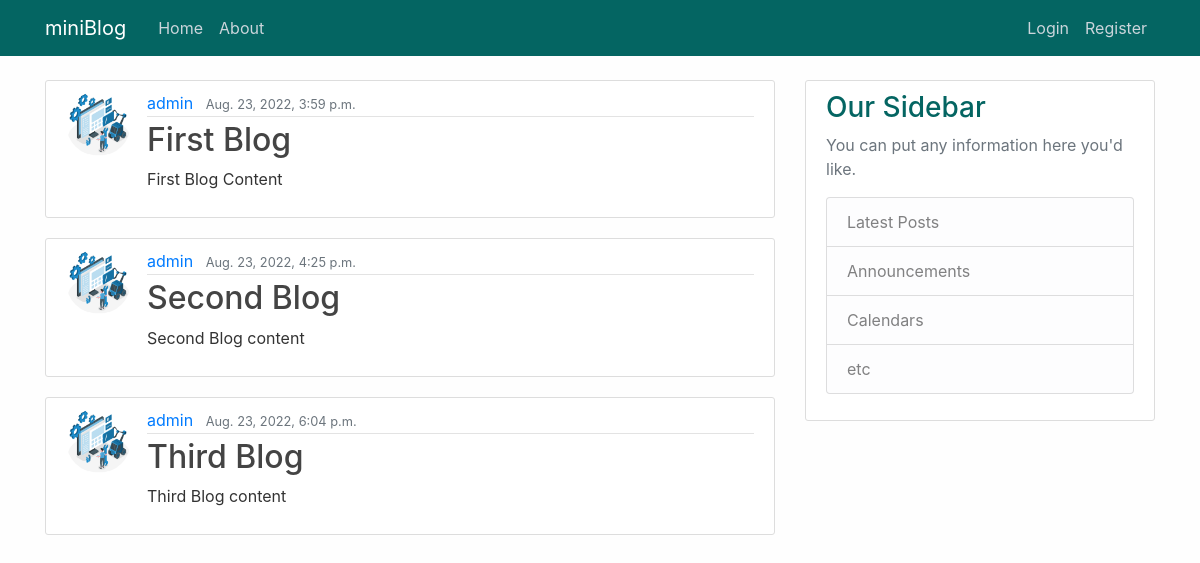
The page / on the database its author committed.
### blog/models.py (models this page shows, shortened)
class Post(models.Model):
    title = models.CharField(max_length=100)
    content = models.TextField()
    posted_on = models.DateTimeField(default=timezone.now)
    author = models.ForeignKey(User, on_delete=models.CASCADE)

### users/models.py (models this page shows, shortened)
class Profile(models.Model):
    user = models.OneToOneField(User, on_delete=models.CASCADE)
    image = models.ImageField(default='default.jpg', upload_to='profile_pics')

### blog/views.py (the view)
# urls.py: path('', views.home, name='blog-home'),
def home(request):
    context = {
        'posts': Post.objects.all()
    }
    return render(request,'blog/home.html',context)

### blog/templates/blog/home.html
{% extends 'blog/base.html' %}
{% block content %}
    {% for post in posts %}
        <article class="media content-section">
            <img class="rounded-circle article-img" src="{{post.author.profile.image.url}}">
            <div class="media-body">
            <div class="article-metadata">
                <a class="mr-2" href="#">{{ post.author }}</a>
                <small class="text-muted">{{ post.posted_on }}</small>
            </div>
            <h2><a class="article-title" href="#">{{ post.title }}</a></h2>
            <p class="article-content">{{ post.content }}</p>
            </div>
        </article>
    {% endfor %}
{% endblock content %}

### blog/templates/blog/base.html (shortened to what this page needs)
{% load static %}
<!DOCTYPE html>
<html lang="en">
<head>
    <link rel="stylesheet" href="https://cdn.jsdelivr.net/npm/bootstrap@4.0.0/dist/css/bootstrap.min.css">
    <link rel="stylesheet" href="{% static 'blog/main.css' %}">
</head>
    <body>
            <header class="site-header">
                <nav class="navbar navbar-expand-md navbar-dark bg-steel fixed-top">
                <div class="container">
                    <a class="navbar-brand mr-4" href="{% url 'blog-home' %}">miniBlog</a>
                    <div class="collapse navbar-collapse" id="navbarToggle">
                    <div class="navbar-nav mr-auto">
                        <a class="nav-item nav-link" href="{% url 'blog-home' %}">Home</a>
                        <a class="nav-item nav-link" href="{% url 'blog-about' %}">About</a>
                    </div>
                    <div class="navbar-nav mr-sm-6">
                        {% if user.is_authenticated %}
                            <a class="nav-item nav-link" href="{% url 'profile' %}">Profile</a>
                            <a class="nav-item nav-link" href="{% url 'logout' %}">Logout</a>
                        {% else %}
                            <a class="nav-item nav-link" href="{% url 'login' %}">Login</a>
                            <a class="nav-item nav-link" href="{% url 'register' %}">Register</a>
                        {% endif %}
                    </div>
                    </div>
                </div>
                </nav>
            </header>
                <main role="main" class="container">
                    <div class="row">
                    <div class="col-md-8">
                        {% block content %}{% endblock %}
                    </div>
                    <div class="col-md-4">
                        <div class="content-section">
                        <h3>Our Sidebar</h3>
                        <p class='text-muted'>You can put any information here you'd like.
                            <ul class="list-group">
                            <li class="list-group-item list-group-item-light">Latest Posts</li>
                            <li class="list-group-item list-group-item-light">Announcements</li>
                            <li class="list-group-item list-group-item-light">Calendars</li>
                            <li class="list-group-item list-group-item-light">etc</li>
                            </ul>
                        </p>
                        </div>
                    </div>
                    </div>
                </main>
    </body>
</html>

### blog/static/blog/main.css (style rules this page uses)
body { background: #fefefe; color: #333333; margin-top: 5rem; }
h1, h2, h3, h4, h5, h6 { color: #046562; }
ul { margin: 0; }
.bg-steel { background-color: #046562; }
.site-header .navbar-nav .nav-link { color: #cbd5db; }
.content-section { background: #ffffff; padding: 10px 20px; border: 1px solid #dddddd; border-radius: 3px; margin-bottom: 20px; }
.article-title { color: #444444; }
.article-content { white-space: pre-line; }
.article-img { height: 65px; width: 65px; margin-right: 16px; }
.article-metadata { padding-bottom: 1px; margin-bottom: 4px; border-bottom: 1px solid #e3e3e3 }

### rows shown on the page
Post: author.profile.image (picture), author "admin", posted_on "Aug. 23, 2022, 3:59 p.m.", title "First Blog", content "First Blog Content"
Post: author.profile.image (picture), author "admin", posted_on "Aug. 23, 2022, 4:25 p.m.", title "Second Blog", content "Second Blog content"
Post: author.profile.image (picture), author "admin", posted_on "Aug. 23, 2022, 6:04 p.m.", title "Third Blog", content "Third Blog content"
